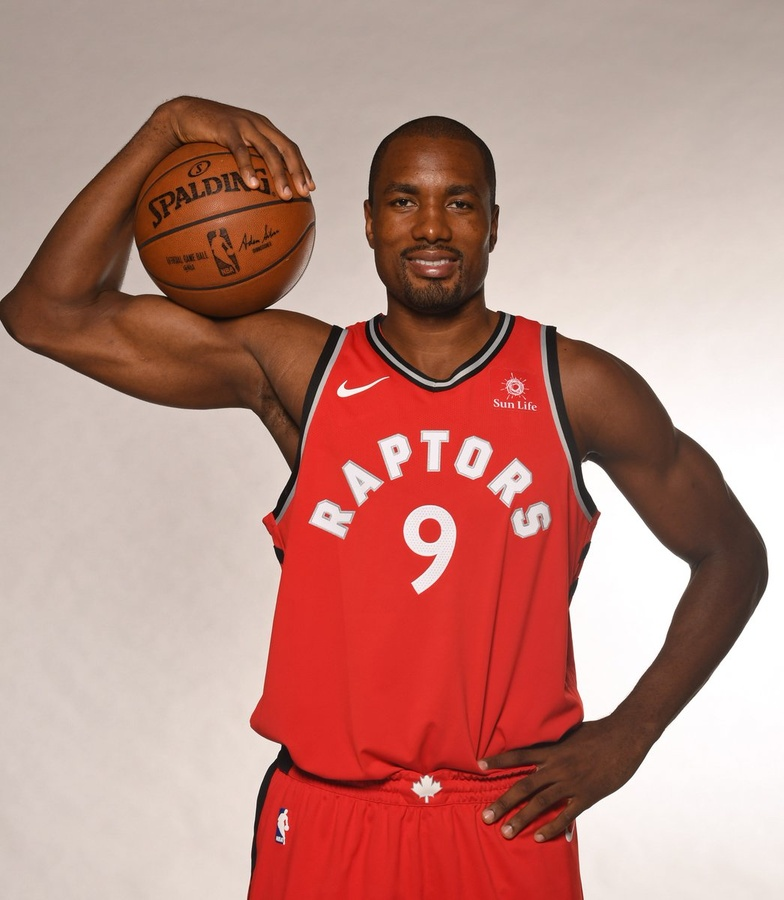
#> input picture imgs/img001.jpg, 784 x 900 px, shrunk from 1046 x 1200 before the run
$ python Pil_trial.py
#> lines starting #> are read from the running program, lines starting #| are printed output that depends on the picture
import io
import os
import json
from PIL import Image,ImageDraw,ImageFont


img = Image.open("./imgs/img001.jpg")
#> img is the input picture: PIL image 784x900 RGB; mean R, G, B 188.3, 137.8, 128.8
draw = ImageDraw.Draw(img)
font = ImageFont.truetype("/usr/share/fonts/truetype/freefont/FreeMono.ttf", 25)
draw.text((0, 0),"Sample Text",(0,0,0),font=font)
draw.text((0, 25),"Sample Text",(0,0,0),font=font)
img.show()
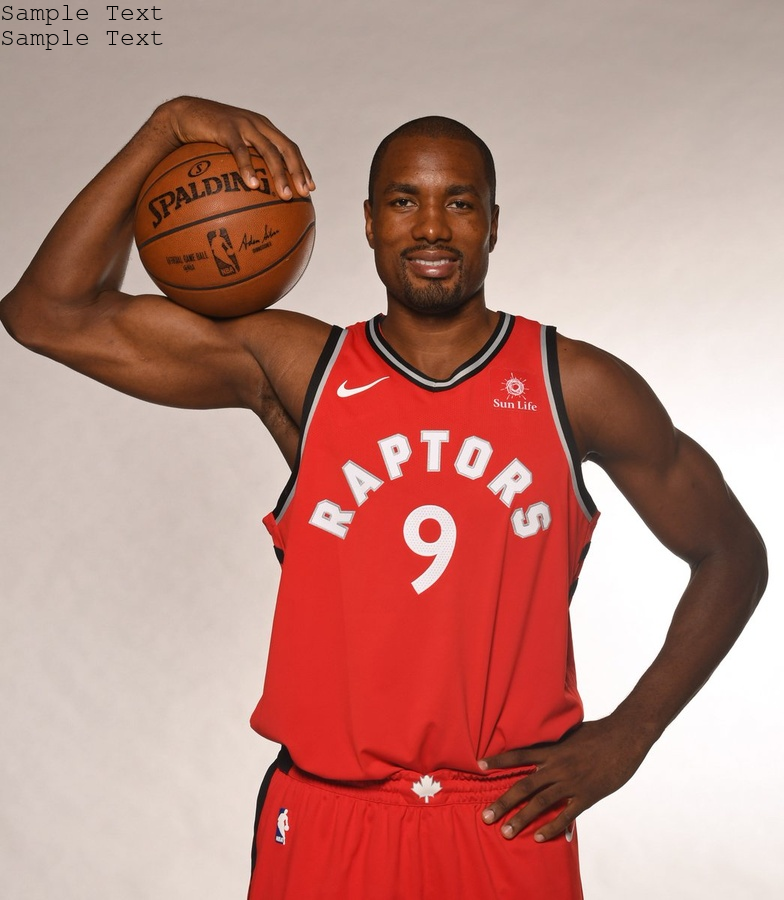
#> shown: PIL image 784x900 RGB; mean R, G, B 188.1, 137.7, 128.6
#['img011.jpg', 't shirt', 'player', 'photo caption', 'product', 'facial hair', 'font']
